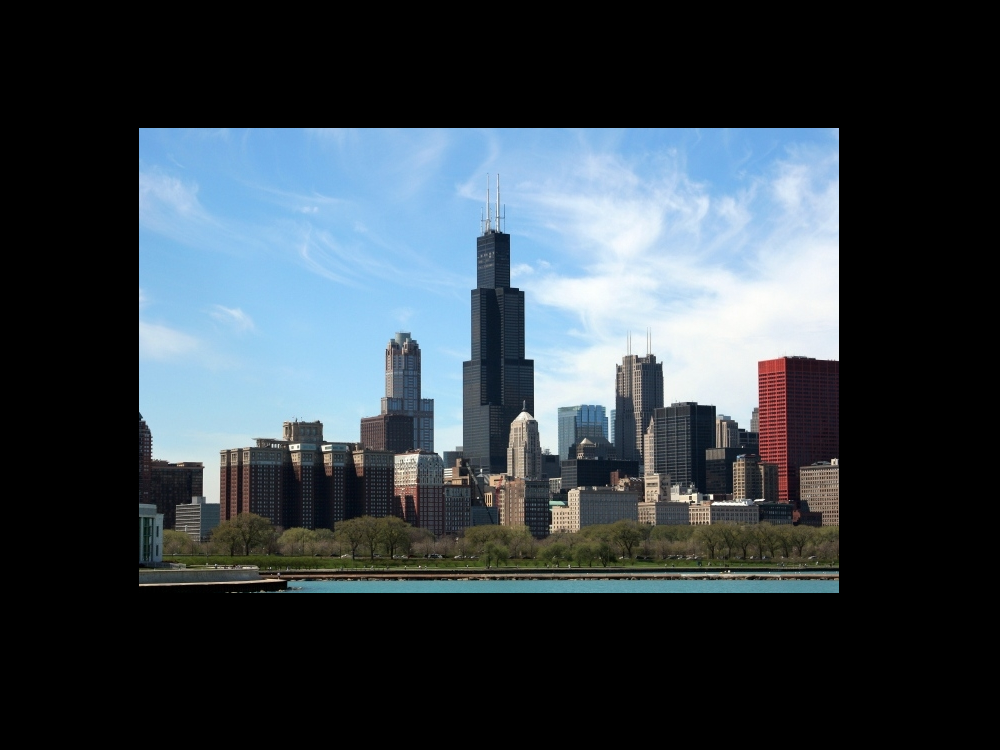
#> input picture src/19/chicago.jpg, 1000 x 750 px
$ python generate_code_from_spec.py
#> lines starting #> are read from the running program, lines starting #| are printed output that depends on the picture
import numpy as np
from PIL import Image

def crop_dark_perimeter(image_path, threshold=50):
    """
    Crops the rows and columns around the perimeter of an image if their mean pixel
    value is below the given threshold.

    Args:
        image_path (str): Path to the input image.
        threshold (int): Threshold value for cropping. Rows and columns with mean pixel values
                         below this threshold are removed. Default is 50 (on a scale of 0 to 255).

    Returns:
        np.ndarray: Cropped image as a numpy array.
    """
#> called with image_path = 'chicago.jpg', threshold = 50
    # Load the image and convert it to grayscale (if not already in grayscale)
    img = Image.open(image_path).convert('L')  # 'L' converts to grayscale
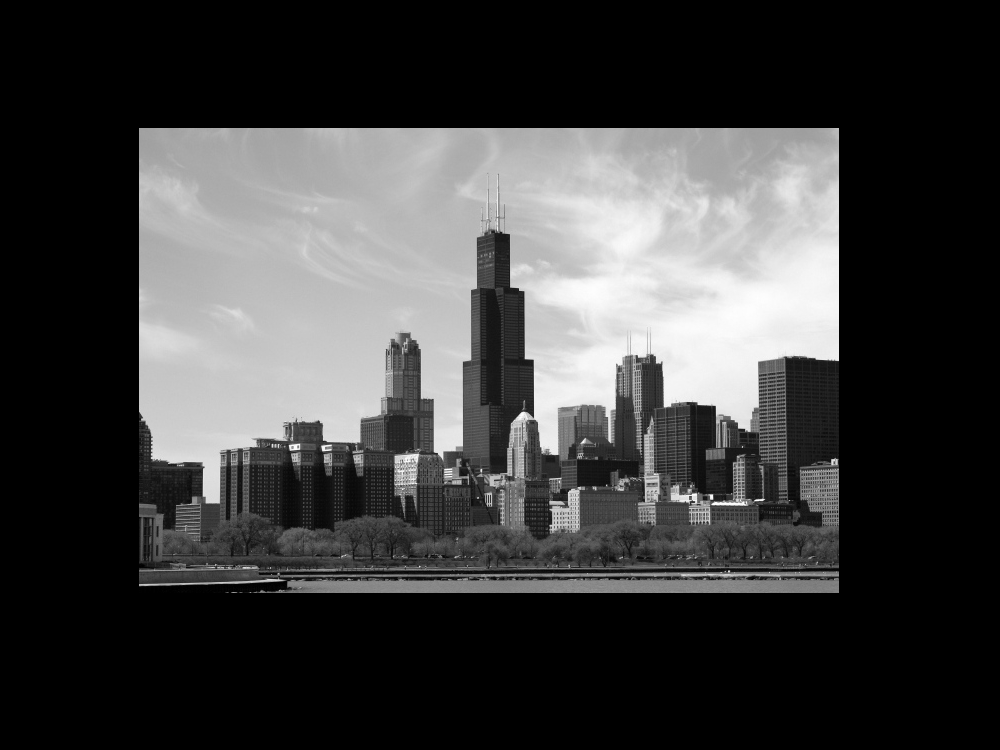
#> img: PIL image 1000x750 L; min 0, max 255, mean 63.3
    img_array = np.array(img)

    # Calculate mean values for each row and column
    row_means = img_array.mean(axis=1)
#> row_means = 750 values, max 144 at index 284, min 0 at index 0, mean 63.27
    col_means = img_array.mean(axis=0)
#> col_means = 1000 values, max 110.7 at index 552, min 0 at index 0, mean 63.27

    # Find rows and columns to keep (those with mean values above the threshold)
    rows_to_keep = np.where(row_means > threshold)[0]
#> rows_to_keep = 362 values from 128 to 592
    cols_to_keep = np.where(col_means > threshold)[0]
#> cols_to_keep = 695 values from 139 to 838

    # Crop the image using the rows and columns to keep
    if len(rows_to_keep) > 0 and len(cols_to_keep) > 0:
        cropped_img = img_array[rows_to_keep[0]:rows_to_keep[-1] + 1, cols_to_keep[0]:cols_to_keep[-1] + 1]
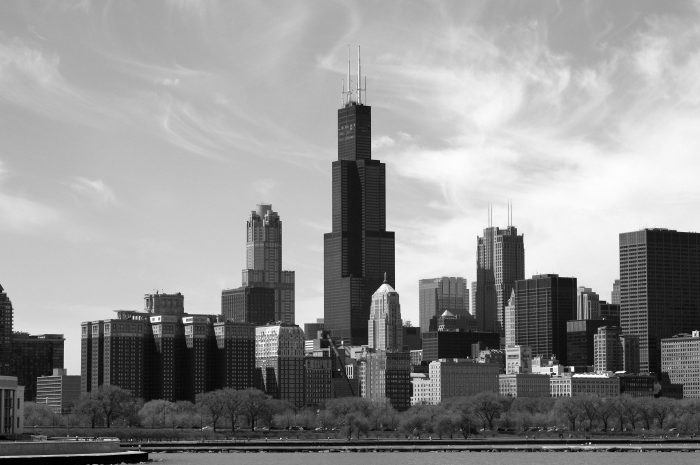
#> cropped_img: shape (465, 700); min 0, max 255, mean 145.8
    else:
        # If all rows or columns are below the threshold, return the original image
        cropped_img = img_array

    return cropped_img

# Example usage:
cropped_image_array = crop_dark_perimeter('chicago.jpg', threshold=50)
img = Image.fromarray(cropped_image_array)
img.show()
